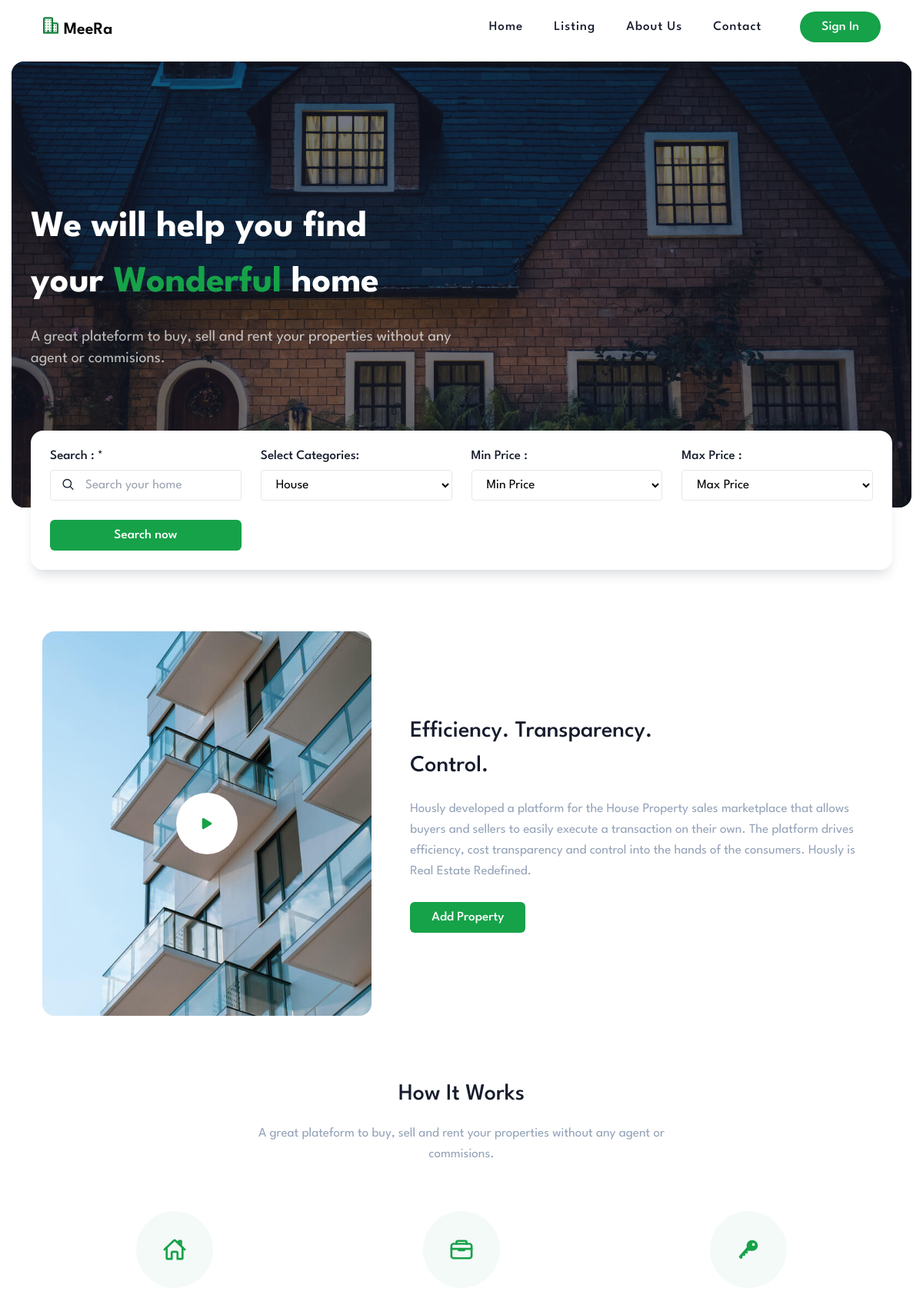
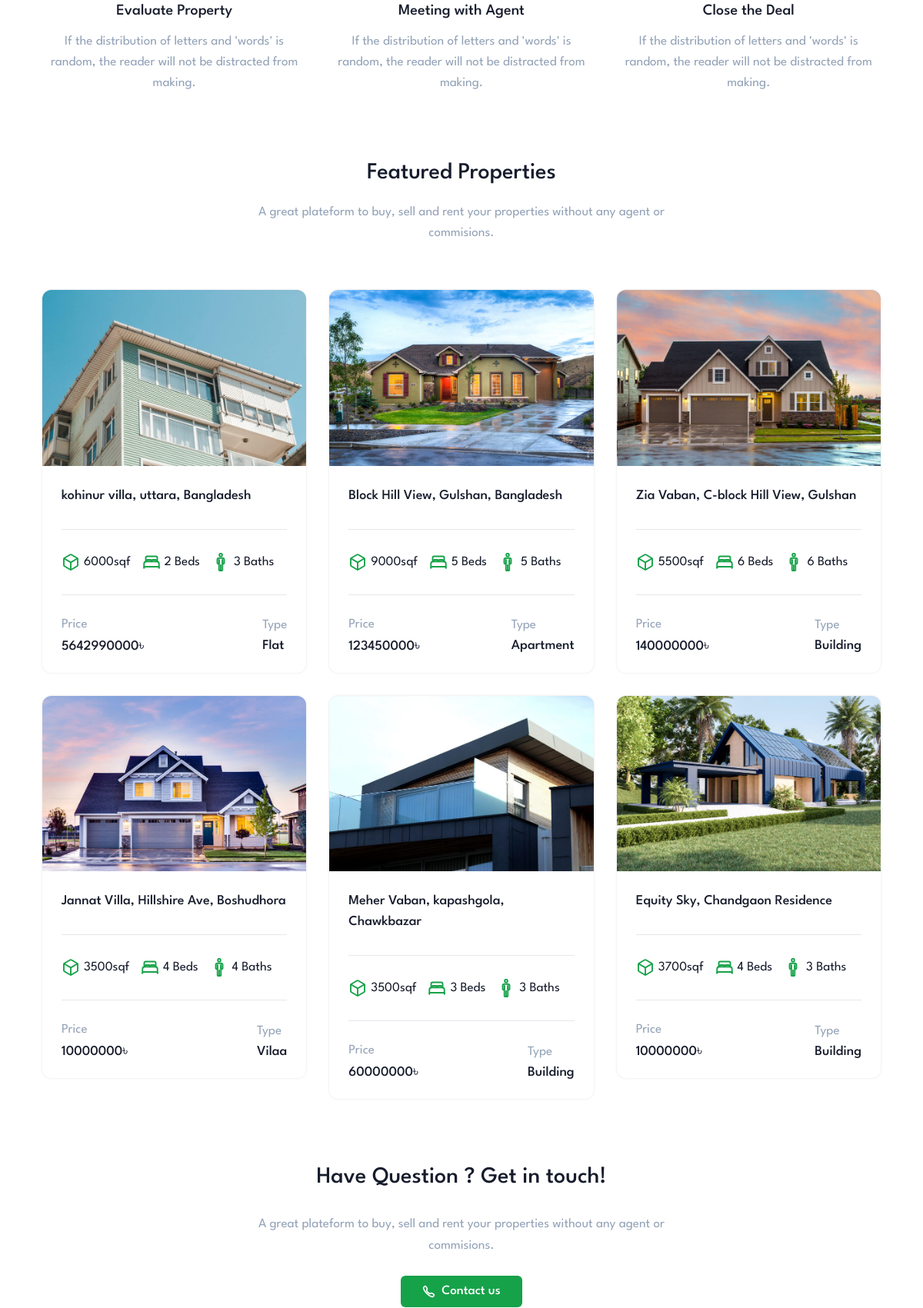
The page / (upper part) on the database its author committed (2 pictures, top to bottom).
### tables this page shows
CREATE TABLE `properties` (
  `property_id` int(11) NOT NULL,
  `title` varchar(255) NOT NULL,
  `property_description` text DEFAULT NULL,
  `property_type` varchar(255) DEFAULT NULL,
  `bedroom` int(11) DEFAULT NULL,
  `bathroom` int(11) DEFAULT NULL,
  `balcony` int(11) DEFAULT NULL,
  `total_floor` int(11) DEFAULT NULL,
  `area_size` int(11) DEFAULT NULL,
  `address` varchar(255) DEFAULT NULL,
  `district` varchar(100) DEFAULT NULL,
  `price` decimal(11,0) DEFAULT NULL,
  `parking` tinyint(1) DEFAULT NULL,
  `cctv` tinyint(1) DEFAULT NULL,
  `security` tinyint(1) DEFAULT NULL,
  `elevator` tinyint(1) DEFAULT NULL,
  `property_image` varchar(255) DEFAULT NULL,
  `user_id` int(11) DEFAULT NULL,
  `created_at` timestamp NOT NULL DEFAULT current_timestamp(),
  `updated_at` timestamp NOT NULL DEFAULT current_timestamp() ON UPDATE current_timestamp()
);

### index.php (the view, shortened to what this page needs)
<?php
include 'config/config.php';
?>
<!DOCTYPE html>
<html lang="en">
<head>
    <link href="assets/css/realvine.css" rel="stylesheet">
</head>
<body id="top">
  <header class="header" data-header>
      <div class="container">
          <a href="index.php" class="logo">
              <ion-icon name="business-outline"></ion-icon> MeeRa
          </a>
          <nav class="navbar container" data-navbar>
              <ul class="navbar-list">
                  <li>
                      <a href="index.php" class="navbar-link" data-nav-link>Home</a>
                  </li>
                  <li>
                      <a href="#property" class="navbar-link" data-nav-link>Listing</a>
                  </li>
                  <li>
                      <a href="#about" class="navbar-link" data-nav-link>About Us</a>
                  </li>
                  <li>
                      <a href="#contact" class="navbar-link" data-nav-link>Contact</a>
                  </li>
              </ul>
          </nav>
          <div class="dropdown-button">
              <?php if (isset($_SESSION['user_id'])) { ?>
                  <button class="signin-button">Profile</button>
                  <div class="dropdown-content">
                      <button><a href="profile.php">My Profile</a></button>
                      <button><a href="logout.php">Sign Out</a></button>
                  </div><?php } else { ?>
                  <button class="signin-button">Sign In</button>
                   <?php } ?>
          </div>
      </div>
  </header>
    <main>
        <article class="article">
            <section class="section hero" aria-label="hero">
                <div class="container">
                    <div class="hero-bg">
                        <div class="hero-content">
                            <h1 class="h1 hero-title">
                                We will help you find your <span class="span">Wonderful</span> home
                            </h1>
                            <p class="hero-text">
                                A great plateform to buy, sell and rent your properties without any agent or commisions.
                            </p>
                        </div>
                    </div>
                    <div class="hero-form-wrapper">
                        <form action="" class="hero-form">
                            <div class="input-wrapper">
                                <label for="search" class="input-label">Search : *</label>
                                <input type="search" name="search" id="search" placeholder="Search your home" required class="input-field">
                                <ion-icon name="search-outline"></ion-icon>
                            </div>
                            <div class="input-wrapper">
                                <label for="category" class="input-label">Select Categories:</label>
                                <select name="category" id="category" class="dropdown-list">
                                    <option value="house">House</option>
                                </select>
                            </div>
                            <div class="input-wrapper">
                                <label for="min-price" class="input-label">Min Price :</label>
                                <select name="min-price" id="min-price" class="dropdown-list">
                                    <option value="min price">Min Price</option>
                                </select>
                            </div>
                            <div class="input-wrapper">
                                <label for="max-price" class="input-label">Max Price :</label>
                                <select name="max-price" id="max-price" class="dropdown-list">
                                    <option value="max price">Max Price</option>
                                </select>
                            </div>
                            <button type="submit" class="btn btn-primary">Search now</button>
                        </form>
                    </div>
                </div>
            </section>
            <section class="section about" aria-label="about">
                <div id="about" class="container">
                    <div class="about-banner img-holder" style="--width: 600; --height: 700;">
                        <button class="play-btn" aria-label="play video">
                            <ion-icon name="play" aria-hidden="true"></ion-icon>
                        </button>
                    </div>
                    <div class="about-content">
                        <h2 class="h2 section-title">Efficiency. Transparency. Control.</h2>
                        <p class="section-text">
                            Hously developed a platform for the House Property sales marketplace that allows buyers and sellers to easily
                            execute a
                            transaction on their own. The platform drives efficiency, cost transparency and control into the hands of
                            the consumers.
                            Hously is Real Estate Redefined.
                        </p>
                        <a href="addProperty.php" class="btn btn-primary">Add Property</a>
                    </div>
                </div>
            </section>
            <section class="section service" aria-label="service">
                <div class="container">
                    <h2 class="h2 section-title">How It Works</h2>
                    <p class="section-text">
                        A great plateform to buy, sell and rent your properties without any agent or commisions.
                    </p>
                    <ul class="service-list">
                        <li>
                            <div class="service-card">
                                <div class="card-icon">
                                    <ion-icon name="home-outline"></ion-icon>
                                </div>
                                <h3 class="h3 card-title">Evaluate Property</h3>
                                <p class="card-text">
                                    If the distribution of letters and 'words' is random, the reader will not be distracted from making.
                                </p>
                            </div>
                        </li>
                        <li>
                            <div class="service-card">
                                <div class="card-icon">
                                    <ion-icon name="briefcase-outline"></ion-icon>
                                </div>
                                <h3 class="h3 card-title">Meeting with Agent</h3>
                                <p class="card-text">
                                    If the distribution of letters and 'words' is random, the reader will not be distracted from making.
                                </p>
                            </div>
                        </li>
                        <li>
                            <div class="service-card">
                                <div class="card-icon">
                                    <ion-icon name="key"></ion-icon>
                                </div>
                                <h3 class="h3 card-title">Close the Deal</h3>
                                <p class="card-text">
                                    If the distribution of letters and 'words' is random, the reader will not be distracted from making.
                                </p>
                            </div>
                        </li>
                    </ul>
                </div>
            </section>
            <section class="section property" aria-label="property">
                <div id="property" class="container">
                    <h2 class="h2 section-title">Featured Properties</h2>
                    <p class="section-text">
                        A great plateform to buy, sell and rent your properties without any agent or commisions.
                    </p>
                    <ul class="property-list">
                        <?php $query = mysqli_query($conn, "SELECT * FROM properties ORDER BY property_id DESC");
                        while ($row = mysqli_fetch_array($query)) { ?>
                            <li>
                                <div class="property-card">
                                    <figure class="card-banner img-holder" style="--width: 800; --height: 533;">
                                        <img src="assets/images/<?php echo $row['property_image']; ?>" width="800" height="533" loading="lazy" alt="B-block Hillshire Ave, Bosundora, Dhaka, Bangladesh" class="img-cover">
                                    </figure>
                                    <div class="card-content">
                                        <h3 class="h3">
                                            <a href="property_details.php?property_id=<?php echo $row['property_id']; ?>" class="card-title"><?php echo $row['title']; ?>, <?php echo $row['address']; ?></a>
                                        </h3>
                                        <ul class="card-list">
                                            <li class="card-item">
                                                <div class="item-icon">
                                                    <ion-icon name="cube-outline"></ion-icon>
                                                </div>
                                                <span class="item-text"><?php echo $row['area_size']; ?>sqf</span>
                                            </li>
                                            <li class="card-item">
                                                <div class="item-icon">
                                                    <ion-icon name="bed-outline"></ion-icon>
                                                </div>
                                                <span class="item-text"><?php echo $row['bedroom']; ?> Beds</span>
                                            </li>
                                            <li class="card-item">
                                                <div class="item-icon">
                                                    <ion-icon name="man-outline"></ion-icon>
                                                </div>
                                                <span class="item-text"><?php echo $row['bathroom']; ?> Baths</span>
                                            </li>
                                        </ul>
                                        <div class="card-meta">
                                            <div>
                                                <span class="meta-title">Price</span>
                                                <span class="meta-text"><?php echo $row['price']; ?>৳</span>
                                            </div>
                                            <div>
                                                <span class="meta-title">Type</span>
                                                <span class="meta-text"><?php echo $row['property_type']; ?></span>
                                            </div>
                                        </div>
                                    </div>
                                </div>
                            </li>
                        <?php } ?>
                    </ul>
                </div>
            </section>
            <section class="section contact" aria-label="contact">
                <div id="contact" class="container">
                    <h2 class="h2 section-title">Have Question ? Get in touch!</h2>
                    <p class="section-text">
                        A great plateform to buy, sell and rent your properties without any agent or commisions.
                    </p>
                    <button class="btn btn-primary">
                        <ion-icon name="call-outline"></ion-icon>
                        <span class="span">Contact us</span>
                    </button>
                </div>
            </section>
        </article>
    </main>
</body>
</html>

### rows shown on the page
properties: property_image (picture), title "kohinur villa", address "uttara, Bangladesh", area_size "6000", bedroom "2", bathroom "3", price "5642990000", property_type "Flat"
properties: property_image (picture), title "Block Hill View", address "Gulshan, Bangladesh", area_size "9000", bedroom "5", bathroom "5", price "123450000", property_type "Apartment"
properties: property_image (picture), title "Zia Vaban", address "C-block Hill View, Gulshan", area_size "5500", bedroom "6", bathroom "6", price "140000000", property_type "Building"
properties: property_image (picture), title "Jannat Villa", address "Hillshire Ave, Boshudhora", area_size "3500", bedroom "4", bathroom "4", price "10000000", property_type "Vilaa"
properties: property_image (picture), title "Meher Vaban", address "kapashgola, Chawkbazar", area_size "3500", bedroom "3", bathroom "3", price "60000000", property_type "Building"
properties: property_image (picture), title "Equity Sky", address "Chandgaon Residence", area_size "3700", bedroom "4", bathroom "3", price "10000000", property_type "Building"
